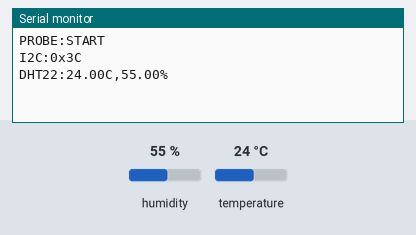
Bench run of a sketch on a simulated Arduino Uno, built with avr-gcc and run on an emulated ATmega328P. On the bench: the last lines printed to the serial monitor. The test bench sets the inputs (shaded band); at power-on: humidity 55 %, temperature 24 °C.

Above: at 3.7 s.
3.8 s: humidity set to 22 %
At 5.3 s:
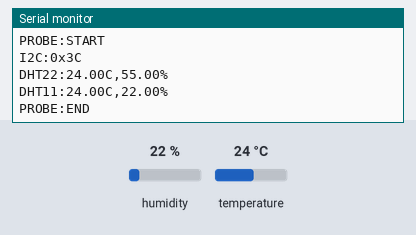
10.7 s: temperature set to 12 °C
At 13.4 s:
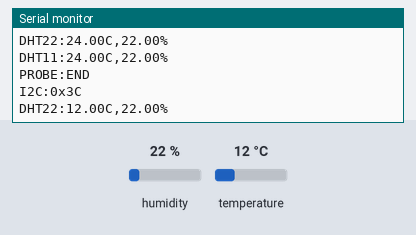
14.0 s: humidity set to 40 %
At 16.7 s:
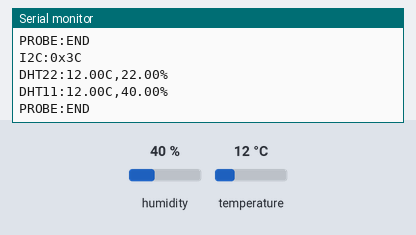
Timing chart, 0 to 18.2 s (numbered marks = the images above; inputs shaded):
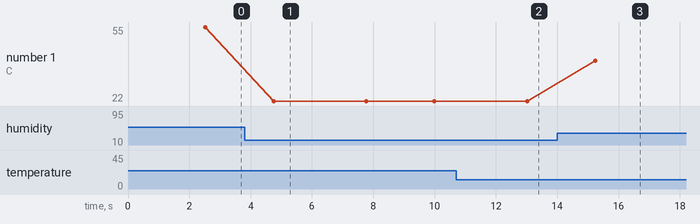

Measured:
- after the input at 3.8 s, the serial monitor: prints a new line after 0.95 s (image 1)
- after the input at 10.7 s, the serial monitor: prints a new line after 2.3 s (image 2)
- after the input at 14.0 s, the serial monitor: prints a new line after 1.2 s (image 3)
- plotted number 1: 22 → 40 after the input at 14.0 s

The sketch:

sensor_probe.ino
```cpp
// AgriNova sensor probe: finds I2C devices and tests DHT11/DHT22 on A1
#include <Wire.h>
#include <DHT.h>

DHT dht22(A1, DHT22);
DHT dht11(A1, DHT11);

void setup() {
  Serial.begin(9600);
  Wire.begin();
  dht22.begin();
  dht11.begin();
  delay(2500);
  Serial.println("PROBE:START");
}

void loop() {
  // --- I2C scan ---
  int found = 0;
  for (byte addr = 1; addr < 127; addr++) {
    Wire.beginTransmission(addr);
    if (Wire.endTransmission() == 0) {
      Serial.print("I2C:0x");
      if (addr < 16) Serial.print("0");
      Serial.println(addr, HEX);
      found++;
    }
  }
  if (!found) Serial.println("I2C:NONE");

  // --- DHT22 on A1 ---
  float h22 = dht22.readHumidity();
  float t22 = dht22.readTemperature();
  if (!isnan(h22) && !isnan(t22)) {
    Serial.print("DHT22:"); Serial.print(t22); Serial.print("C,"); Serial.print(h22); Serial.println("%");
  } else {
    Serial.println("DHT22:NONE");
  }
  delay(2200);

  // --- DHT11 on A1 ---
  float h11 = dht11.readHumidity();
  float t11 = dht11.readTemperature();
  if (!isnan(h11) && !isnan(t11)) {
    Serial.print("DHT11:"); Serial.print(t11); Serial.print("C,"); Serial.print(h11); Serial.println("%");
  } else {
    Serial.println("DHT11:NONE");
  }
  Serial.println("PROBE:END");
  delay(3000);
}
```
